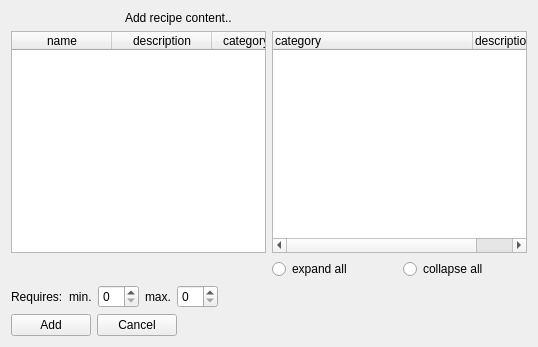
<?xml version="1.0" encoding="UTF-8"?>
<ui version="4.0">
 <class>recipe_content_add_form</class>
 <widget class="QWidget" name="recipe_content_add_form">
  <property name="geometry">
   <rect>
    <x>0</x>
    <y>0</y>
    <width>538</width>
    <height>347</height>
   </rect>
  </property>
  <property name="windowTitle">
   <string>Add recipe content</string>
  </property>
  <layout class="QGridLayout" name="gridLayout">
   <item row="5" column="0">
    <layout class="QHBoxLayout" name="horizontalLayout">
     <item>
      <widget class="QPushButton" name="link">
       <property name="text">
        <string>Add</string>
       </property>
       <property name="form" stdset="0">
        <string notr="true">_CLOSE_</string>
       </property>
       <property name="action" stdset="0">
        <string notr="true">createRecipeContent RecipeContent {}</string>
       </property>
       <property name="rootelement" stdset="0">
        <string notr="true">RecipeContent</string>
       </property>
      </widget>
     </item>
     <item>
      <widget class="QPushButton" name="cancel">
       <property name="text">
        <string>Cancel</string>
       </property>
       <property name="form" stdset="0">
        <string notr="true">_CLOSE_</string>
       </property>
      </widget>
     </item>
     <item>
      <spacer name="horizontalSpacer">
       <property name="orientation">
        <enum>Qt::Horizontal</enum>
       </property>
       <property name="sizeHint" stdset="0">
        <size>
         <width>40</width>
         <height>20</height>
        </size>
       </property>
      </spacer>
     </item>
    </layout>
   </item>
   <item row="0" column="0">
    <layout class="QHBoxLayout" name="horizontalLayout_2">
     <item>
      <widget class="QLabel" name="label_2">
       <property name="maximumSize">
        <size>
         <width>32</width>
         <height>32</height>
        </size>
       </property>
       <property name="text">
        <string/>
       </property>
      </widget>
     </item>
     <item>
      <widget class="QLabel" name="label_3">
       <property name="maximumSize">
        <size>
         <width>32</width>
         <height>32</height>
        </size>
       </property>
       <property name="text">
        <string/>
       </property>
       <property name="pixmap">
        <pixmap resource="../configurator.qrc">:/images/link_add.png</pixmap>
       </property>
      </widget>
     </item>
     <item>
      <widget class="QLabel" name="label_4">
       <property name="maximumSize">
        <size>
         <width>32</width>
         <height>32</height>
        </size>
       </property>
       <property name="text">
        <string/>
       </property>
       <property name="pixmap">
        <pixmap resource="../configurator.qrc">:/images/folders.png</pixmap>
       </property>
      </widget>
     </item>
     <item>
      <widget class="QLabel" name="label">
       <property name="text">
        <string>Add recipe content..</string>
       </property>
      </widget>
     </item>
    </layout>
   </item>
   <item row="2" column="0">
    <layout class="QGridLayout" name="gridLayout_2">
     <item row="2" column="1">
      <layout class="QHBoxLayout" name="horizontalLayout_4">
       <item>
        <widget class="QRadioButton" name="ignore_expand_feats">
         <property name="text">
          <string>expand all</string>
         </property>
        </widget>
       </item>
       <item>
        <widget class="QRadioButton" name="ignore_collapse_feats">
         <property name="text">
          <string>collapse all</string>
         </property>
        </widget>
       </item>
      </layout>
     </item>
     <item row="0" column="1">
      <widget class="QTreeWidget" name="category">
       <property name="itemsExpandable">
        <bool>true</bool>
       </property>
       <property name="action" stdset="0">
        <string notr="true">CategoryHierarchyRequest category {id=1}</string>
       </property>
       <attribute name="headerDefaultSectionSize">
        <number>200</number>
       </attribute>
       <column>
        <property name="text">
         <string>category</string>
        </property>
       </column>
       <column>
        <property name="text">
         <string>description</string>
        </property>
       </column>
      </widget>
     </item>
     <item row="2" column="0">
      <layout class="QHBoxLayout" name="horizontalLayout_3"/>
     </item>
     <item row="0" column="0">
      <widget class="QTableWidget" name="recipe">
       <property name="horizontalScrollBarPolicy">
        <enum>Qt::ScrollBarAlwaysOff</enum>
       </property>
       <property name="alternatingRowColors">
        <bool>true</bool>
       </property>
       <property name="selectionMode">
        <enum>QAbstractItemView::SingleSelection</enum>
       </property>
       <property name="selectionBehavior">
        <enum>QAbstractItemView::SelectRows</enum>
       </property>
       <property name="showGrid">
        <bool>true</bool>
       </property>
       <property name="gridStyle">
        <enum>Qt::DotLine</enum>
       </property>
       <property name="sortingEnabled">
        <bool>true</bool>
       </property>
       <property name="action" stdset="0">
        <string notr="true">RecipeListRequest recipe {}</string>
       </property>
       <property name="synonym:recipe" stdset="0">
        <string notr="true">row</string>
       </property>
       <attribute name="horizontalHeaderShowSortIndicator" stdset="0">
        <bool>true</bool>
       </attribute>
       <attribute name="verticalHeaderStretchLastSection">
        <bool>false</bool>
       </attribute>
       <column>
        <property name="text">
         <string>name</string>
        </property>
       </column>
       <column>
        <property name="text">
         <string>description</string>
        </property>
       </column>
       <column>
        <property name="text">
         <string>categoryName</string>
        </property>
       </column>
       <column>
        <property name="text">
         <string>creationDate</string>
        </property>
       </column>
       <column>
        <property name="text">
         <string>comment</string>
        </property>
       </column>
      </widget>
     </item>
    </layout>
   </item>
   <item row="3" column="0">
    <layout class="QFormLayout" name="formLayout">
     <property name="fieldGrowthPolicy">
      <enum>QFormLayout::AllNonFixedFieldsGrow</enum>
     </property>
     <item row="1" column="0">
      <widget class="QLabel" name="label_requires">
       <property name="text">
        <string>Requires:</string>
       </property>
      </widget>
     </item>
     <item row="1" column="1">
      <layout class="QHBoxLayout" name="horizontalLayout_5">
       <item>
        <widget class="QLabel" name="label_min_requires">
         <property name="text">
          <string>min.</string>
         </property>
         <property name="buddy">
          <cstring>min_requires</cstring>
         </property>
        </widget>
       </item>
       <item>
        <widget class="QSpinBox" name="min_requires"/>
       </item>
       <item>
        <widget class="QLabel" name="label_max_requires">
         <property name="text">
          <string>max.</string>
         </property>
         <property name="buddy">
          <cstring>max_requires</cstring>
         </property>
        </widget>
       </item>
       <item>
        <widget class="QSpinBox" name="max_requires"/>
       </item>
       <item>
        <spacer name="horizontalSpacer_2">
         <property name="orientation">
          <enum>Qt::Horizontal</enum>
         </property>
         <property name="sizeHint" stdset="0">
          <size>
           <width>40</width>
           <height>20</height>
          </size>
         </property>
        </spacer>
       </item>
      </layout>
     </item>
    </layout>
   </item>
  </layout>
 </widget>
 <tabstops>
  <tabstop>recipe</tabstop>
  <tabstop>category</tabstop>
  <tabstop>ignore_expand_feats</tabstop>
  <tabstop>ignore_collapse_feats</tabstop>
  <tabstop>min_requires</tabstop>
  <tabstop>max_requires</tabstop>
  <tabstop>link</tabstop>
  <tabstop>cancel</tabstop>
 </tabstops>
 <resources>
  <include location="../configurator.qrc"/>
  <include location="../configurator.qrc"/>
 </resources>
 <connections>
  <connection>
   <sender>ignore_expand_feats</sender>
   <signal>clicked()</signal>
   <receiver>category</receiver>
   <slot>expandAll()</slot>
   <hints>
    <hint type="sourcelabel">
     <x>396</x>
     <y>267</y>
    </hint>
    <hint type="destinationlabel">
     <x>305</x>
     <y>172</y>
    </hint>
   </hints>
  </connection>
  <connection>
   <sender>ignore_collapse_feats</sender>
   <signal>clicked()</signal>
   <receiver>category</receiver>
   <slot>collapseAll()</slot>
   <hints>
    <hint type="sourcelabel">
     <x>526</x>
     <y>267</y>
    </hint>
    <hint type="destinationlabel">
     <x>446</x>
     <y>172</y>
    </hint>
   </hints>
  </connection>
 </connections>
</ui>
